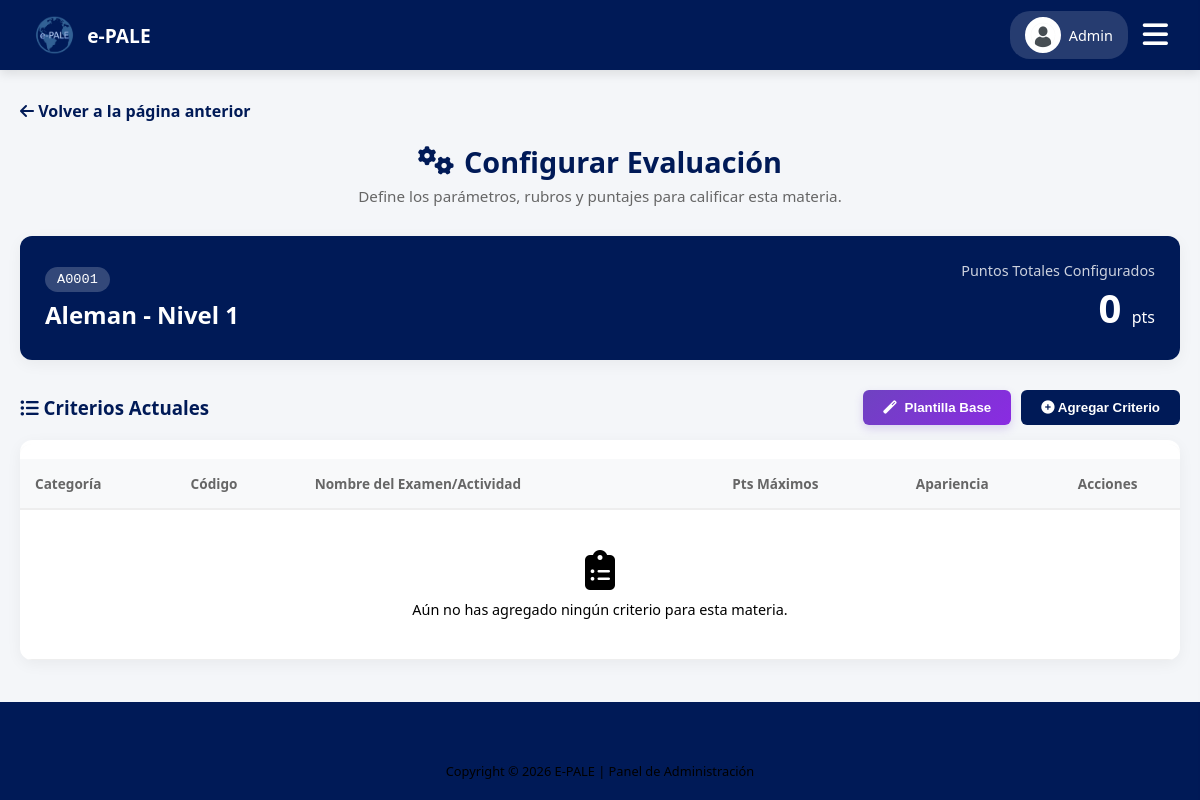
The app's page /admin/criterios_materia.php?id=4 (signed in), older data.
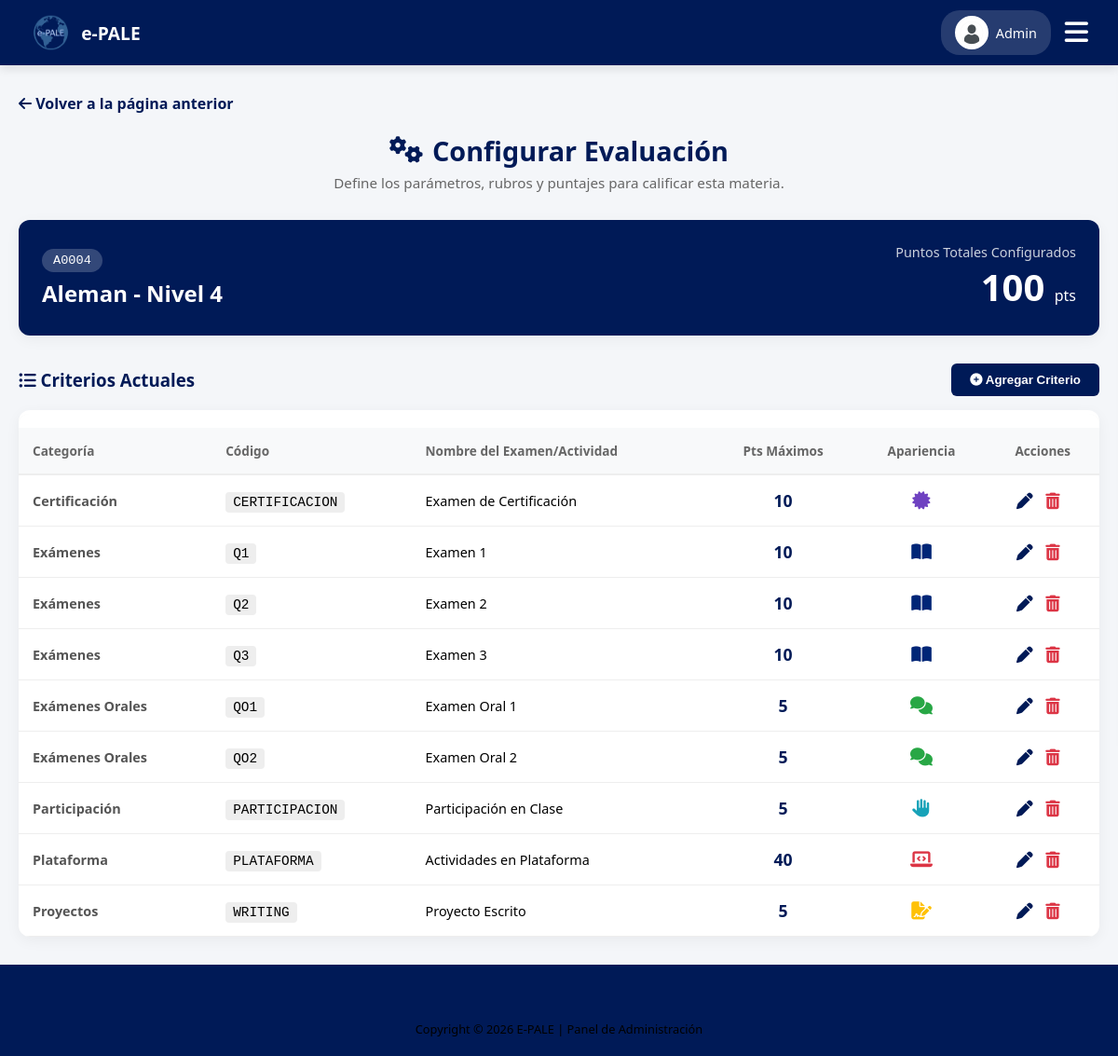
The same page, newer data.
### tables this page shows
CREATE TABLE IF NOT EXISTS `usuarios` (
  `usuario_id` int NOT NULL AUTO_INCREMENT,
  `codigo` varchar(20) DEFAULT NULL,
  `nombre` varchar(50) NOT NULL,
  `apellido_paterno` varchar(50) NOT NULL,
  `apellido_materno` varchar(50) DEFAULT NULL,
  `correo` varchar(100) NOT NULL,
  `password` varchar(255) DEFAULT NULL,
  `telefono` varchar(20) DEFAULT NULL,
  `rol` enum('ADMIN','PROFESOR','ALUMNO') NOT NULL,
  `estatus` enum('ACTIVO','INACTIVO') DEFAULT 'ACTIVO',
  `genero` enum('MASCULINO','FEMENINO','OTRO') DEFAULT NULL,
  `periodo_ingreso` varchar(20) DEFAULT NULL,
  `foto_perfil` varchar(255) DEFAULT NULL,
  `google_id` varchar(255) DEFAULT NULL,
  `fecha_creacion` timestamp NULL DEFAULT CURRENT_TIMESTAMP,
  `fecha_cambio_password` timestamp NULL DEFAULT NULL,
  PRIMARY KEY (`usuario_id`),
  UNIQUE KEY `correo` (`correo`),
  UNIQUE KEY `codigo` (`codigo`)
);

CREATE TABLE IF NOT EXISTS `materias` (
  `materia_id` int NOT NULL AUTO_INCREMENT,
  `clave` varchar(10) NOT NULL,
  `nombre` varchar(50) NOT NULL,
  `nivel` int NOT NULL,
  PRIMARY KEY (`materia_id`),
  UNIQUE KEY `clave` (`clave`)
);

CREATE TABLE IF NOT EXISTS `criterios_evaluacion` (
  `criterio_id` int NOT NULL AUTO_INCREMENT,
  `materia_id` int NOT NULL,
  `categoria` varchar(50) NOT NULL,
  `codigo_examen` varchar(20) NOT NULL,
  `nombre_examen` varchar(50) NOT NULL,
  `puntos_maximos` decimal(5,2) NOT NULL,
  `icono` varchar(30) DEFAULT 'fa-star',
  `color` varchar(20) DEFAULT 'var(--udg-light)',
  PRIMARY KEY (`criterio_id`),
  KEY `materia_id` (`materia_id`)
);

### admin/criterios_materia.php (the view, shortened to what this page needs)
<?php
require '../db.php';
$materia_id = $_GET['id'];
$stmt_mat = $pdo->prepare("SELECT * FROM materias WHERE materia_id = ?");
$stmt_mat->execute([$materia_id]);
$materia = $stmt_mat->fetch(PDO::FETCH_ASSOC);
$stmt_crit = $pdo->prepare("SELECT * FROM criterios_evaluacion WHERE materia_id = ? ORDER BY categoria ASC, criterio_id ASC");
$stmt_crit->execute([$materia_id]);
$criterios = $stmt_crit->fetchAll(PDO::FETCH_ASSOC);
$total_puntos = 0;
foreach ($criterios as $c) {
    $total_puntos += floatval($c['puntos_maximos']);
}
?>
<!DOCTYPE html>
<html lang="es">
<head>
    <link rel="stylesheet" href="../css/estudiante.css?v=<?php echo time(); ?>">
    <link rel="stylesheet" href="../css/admin.css?v=<?php echo time(); ?>">
    <link rel="stylesheet" href="https://cdnjs.cloudflare.com/ajax/libs/font-awesome/6.4.0/css/all.min.css">
</head>
<body>
    <?php include 'menu_admin.php'; ?>
    <main class="main-content">
        <a href="materias.php" style="display: inline-block; margin-bottom: 20px; color: var(--udg-blue); text-decoration: none; font-weight: bold;">
            <i class="fas fa-arrow-left"></i> Volver a la página anterior
        </a>
        <div class="page-title-center" style="margin-bottom: 30px;">
            <h1><i class="fas fa-cogs"></i> Configurar Evaluación</h1>
            <p>Define los parámetros, rubros y puntajes para calificar esta materia.</p>
        </div>
        <div class="card" style="background: linear-gradient(135deg, var(--udg-blue) 0%, #001a57 100%); color: white; border: none;">
            <div style="display: flex; justify-content: space-between; align-items: center; flex-wrap: wrap; gap: 20px;">
                <div>
                    <span style="background: rgba(255,255,255,0.2); padding: 5px 12px; border-radius: 20px; font-size: 0.85rem; font-family: monospace;"><?php echo htmlspecialchars($materia['clave']); ?></span>
                    <h2 style="margin: 10px 0 0 0; color: white;"><?php echo htmlspecialchars($materia['nombre']); ?> - Nivel <?php echo $materia['nivel']; ?></h2>
                </div>
                <div style="text-align: right;">
                    <div style="font-size: 0.9rem; opacity: 0.8;">Puntos Totales Configurados</div>
                    <div style="font-size: 2.5rem; font-weight: bold; <?php echo ($total_puntos > 105) ? 'color: #ffc107;' : ''; ?>">
                        <?php echo $total_puntos; ?> <span style="font-size: 1rem; font-weight: normal;">pts</span>
                    </div>
                </div>
            </div>
        </div>
        <div style="display: flex; justify-content: space-between; align-items: center; margin-top: 30px; margin-bottom: 15px; flex-wrap: wrap; gap: 15px;">
            <h3 style="margin: 0; color: var(--udg-blue);"><i class="fas fa-list-ul"></i> Criterios Actuales</h3>
            <div style="display: flex; gap: 10px; flex-wrap: wrap;">
                <?php if (count($criterios) === 0): ?>
                    <form method="POST" id="formAutoCriterios" style="margin: 0;">
                        <button type="button" class="btn-auto" onclick="confirmarPlantilla(<?php echo $materia['nivel']; ?>)">
                            <i class="fas fa-magic"></i> Plantilla Base
                        </button>
                    </form>
                <?php endif; ?>
                <button type="button" class="btn-save" onclick="openModal()">
                    <i class="fas fa-plus-circle"></i> Agregar Criterio
                </button>
            </div>
        </div>
        <div class="card" style="padding: 0; overflow: hidden;">
            <div class="table-wrapper" style="overflow-x:auto;">
                <table class="history-table" style="width: 100%; border-collapse: collapse;">
                    <thead>
                        <tr>
                            <th style="padding: 15px; text-align: left; background-color: #f8f9fa; border-bottom: 2px solid #eee;">Categoría</th>
                            <th style="padding: 15px; text-align: left; background-color: #f8f9fa; border-bottom: 2px solid #eee;">Código</th>
                            <th style="padding: 15px; text-align: left; background-color: #f8f9fa; border-bottom: 2px solid #eee;">Nombre del Examen/Actividad</th>
                            <th style="padding: 15px; text-align: center; background-color: #f8f9fa; border-bottom: 2px solid #eee;">Pts Máximos</th>
                            <th style="padding: 15px; text-align: center; background-color: #f8f9fa; border-bottom: 2px solid #eee;">Apariencia</th>
                            <th style="padding: 15px; text-align: center; background-color: #f8f9fa; border-bottom: 2px solid #eee;">Acciones</th>
                        </tr>
                    </thead>
                    <tbody>
                        <?php if (count($criterios) > 0): ?>
                            <?php foreach ($criterios as $c): ?>
                            <tr style="border-bottom: 1px solid #eee;">
                                <td style="padding: 15px; font-weight: bold; color: #555;"><?php echo htmlspecialchars($c['categoria']); ?></td>
                                <td style="padding: 15px;"><span style="background: #eee; padding: 3px 8px; border-radius: 4px; font-family: monospace; font-size: 0.9rem;"><?php echo htmlspecialchars($c['codigo_examen']); ?></span></td>
                                <td style="padding: 15px;"><?php echo htmlspecialchars($c['nombre_examen']); ?></td>
                                <td style="padding: 15px; text-align: center; font-weight: bold; font-size: 1.1rem; color: var(--udg-blue);"><?php echo floatval($c['puntos_maximos']); ?></td>
                                <td style="padding: 15px; text-align: center;">
                                    <i class="fas <?php echo htmlspecialchars($c['icono']); ?>" style="color: <?php echo htmlspecialchars($c['color']); ?>; font-size: 1.2rem;" title="<?php echo htmlspecialchars($c['color']); ?>"></i>
                                </td>
                                <td style="padding: 15px; text-align: center;">
                                    <button class="action-btn" onclick='editCriterio(<?php echo json_encode($c); ?>)' style="background: none; border: none; color: var(--udg-blue); cursor: pointer; font-size: 1.1rem; margin-right: 10px;" title="Editar Criterio">
                                        <i class="fas fa-pen"></i>
                                    </button>
                                    <a href="criterios_materia.php?id=<?php echo $materia_id; ?>&borrar_criterio=<?php echo $c['criterio_id']; ?>&csrf_token=<?php echo $_SESSION['csrf_token']; ?>" class="action-btn delete" onclick="confirmarBorrado(event, this.href)" style="color: #dc3545; font-size: 1.1rem;" title="Eliminar">
                                        <i class="fas fa-trash-alt"></i>
                                    </a>
                                </td>
                            </tr>
                            <?php endforeach; ?>
                        <?php else: ?>
                            <tr>
                                <td colspan="6" style="text-align: center; padding: 40px; color: var(--text-light);">
                                    <i class="fas fa-clipboard-list" style="font-size: 2.5rem; margin-bottom: 10px; display: block;"></i>
                                    Aún no has agregado ningún criterio para esta materia.
                                </td>
                            </tr>
                        <?php endif; ?>
                    </tbody>
                </table>
            </div>
        </div>
    </main>
    <footer class="main-footer"><div class="address-bar">Copyright © 2026 E-PALE | Panel de Administración</div></footer>
</body>
</html>

### admin/menu_admin.php (shortened to what this page needs)
<?php
$stmt_foto_menu = $pdo->prepare("SELECT foto_perfil, nombre FROM usuarios WHERE usuario_id = ?");
$stmt_foto_menu->execute([$_SESSION['user_id']]);
$admin_menu = $stmt_foto_menu->fetch(PDO::FETCH_ASSOC);
$foto_menu = "../img/avatar-default.png";
?>
<header class="main-header">
    <div class="logo-container">
        <a href="usuarios.php" class="logo-link">
            <img src="../img/logo-pale.png" alt="E-PALE" class="logo-img">
            <span class="logo-text">e-PALE</span>
        </a>
    </div>
    <div class="header-actions">
        <a href="perfil.php" class="profile-btn">
            <img src="<?php echo $foto_menu; ?>" class="profile-img">
            <span class="profile-name"><?php echo strtok($admin_menu['nombre'], " "); ?></span>
        </a>
        <button onclick="toggleMobileMenu()" class="menu-toggle-btn">
            <i class="fas fa-bars"></i>
        </button>
    </div>
</header>

### css/estudiante.css (style rules this page uses)
:root { --udg-blue: #001a57; --udg-light: #002677; --bg-gray: #f4f6f9; --white: #ffffff; --text-dark: #333333; --text-muted: #666666; --success: #28a745; --warning: #ffc107; }
body { font-family: 'Segoe UI', Tahoma, Geneva, Verdana, sans-serif; background-color: var(--bg-gray); margin: 0; min-height: 100vh; display: flex; flex-direction: column; overflow-x: hidden; transition: background-color 0.4s ease, color 0.4s ease; }
.main-content { flex: 1; padding: 30px 20px; max-width: 1200px; margin: 0 auto; width: 100%; box-sizing: border-box; }
.main-header { background-color: var(--udg-blue); color: #ffffff; padding: 0 2rem; height: 70px; display: flex !important; flex-direction: row !important; flex-wrap: nowrap !important; justify-content: space-between !important; align-items: center !important; box-shadow: 0 4px 10px rgba(0,0,0,0.1); position: sticky; top: 0; z-index: 100; transition: background-color 0.4s ease, border-color 0.4s ease; }
.logo-container { display: flex !important; flex-direction: row !important; align-items: center !important; gap: 10px; font-weight: 700; font-size: 1.3rem; margin: 0 !important; width: auto !important; }
.logo-img { height: 40px; width: auto; }
.profile-btn { display: flex; align-items: center; gap: 8px; background: rgba(255,255,255,0.15); padding: 6px 15px; border-radius: 20px; cursor: pointer; font-size: 0.9rem; transition: background 0.3s; text-decoration: none; color: white; }
.main-footer { background-color: var(--udg-blue); padding: 40px 20px 20px; margin-top: auto; transition: background-color 0.4s ease; }
.address-bar { text-align: center; font-size: 0.8rem; padding-top: 20px; }
.page-title-center { text-align: center; color: var(--udg-blue); margin-bottom: 30px; }
.page-title-center h1 { margin: 0; font-size: 1.8rem; display: flex; align-items: center; justify-content: center; gap: 10px; transition: color 0.4s ease; }
.page-title-center p { margin: 5px 0 0; color: var(--text-muted); font-size: 0.95rem; }
.card { background-color: var(--white); padding: 25px; border-radius: 12px; box-shadow: 0 4px 15px rgba(0,0,0,0.05); transition: transform 0.2s, background-color 0.4s ease, border-color 0.4s ease, box-shadow 0.4s ease; border-top: 4px solid transparent; }
.history-table { width: 100%; border-collapse: collapse; margin-top: 15px; }
.history-table th { text-align: left; color: var(--text-muted); font-size: 0.85rem; padding: 10px; border-bottom: 1px solid #eee; transition: background-color 0.4s, color 0.4s; }
.history-table td { padding: 12px 10px; border-bottom: 1px solid #eee; font-size: 0.9rem; transition: border-color 0.4s; }
.btn-save { background: var(--udg-blue); color: white; border: none; padding: 10px 20px; border-radius: 6px; cursor: pointer; font-weight: 600; transition: 0.2s; }

### css/admin.css (style rules this page uses)
.logo-link { display: flex; align-items: center; gap: 10px; text-decoration: none; color: white; }
.logo-text { font-size: 1.2rem; font-weight: bold; }
.header-actions { display: flex; align-items: center; gap: 15px; }
.profile-img { width: 32px; height: 32px; border-radius: 50%; object-fit: cover; border: 2px solid white; background: white; }
.menu-toggle-btn { background: transparent; border: none; color: white; font-size: 1.8rem; cursor: pointer; padding: 0; }
.table-wrapper { background: var(--white); border-radius: 12px; overflow: hidden; box-shadow: 0 2px 10px rgba(0,0,0,0.05); }
.action-btn { color: #6c757d; margin-right: 10px; text-decoration: none; font-size: 1.1rem; transition: color 0.2s; cursor: pointer; background: none; border: none; padding: 0; }
.btn-auto { background: linear-gradient(135deg, #6f42c1 0%, #8a2be2 100%); color: white; border: none; padding: 10px 20px; border-radius: 6px; cursor: pointer; font-weight: 600; transition: all 0.2s ease; display: inline-flex; align-items: center; gap: 8px; box-shadow: 0 4px 10px rgba(111, 66, 193, 0.2); }

Row changes from the older to the newer data that the page shows:
changed materias "Aleman": clave "A0001" → "A0004"; nivel "1" → "4"
added criterios_evaluacion: categoria "Certificación", codigo_examen "CERTIFICACION", nombre_examen "Examen de Certificación", puntos_maximos "10"
added criterios_evaluacion: categoria "Exámenes", codigo_examen "Q1", nombre_examen "Examen 1", puntos_maximos "10"
added criterios_evaluacion: categoria "Exámenes", codigo_examen "Q2", nombre_examen "Examen 2", puntos_maximos "10"
added criterios_evaluacion: categoria "Exámenes", codigo_examen "Q3", nombre_examen "Examen 3", puntos_maximos "10"
added criterios_evaluacion: categoria "Exámenes Orales", codigo_examen "QO1", nombre_examen "Examen Oral 1", puntos_maximos "5"
added criterios_evaluacion: categoria "Exámenes Orales", codigo_examen "QO2", nombre_examen "Examen Oral 2", puntos_maximos "5"
added criterios_evaluacion: categoria "Participación", codigo_examen "PARTICIPACION", nombre_examen "Participación en Clase", puntos_maximos "5"
added criterios_evaluacion: categoria "Plataforma", codigo_examen "PLATAFORMA", nombre_examen "Actividades en Plataforma", puntos_maximos "40"
added criterios_evaluacion: categoria "Proyectos", codigo_examen "WRITING", nombre_examen "Proyecto Escrito", puntos_maximos "5"
Text that changed along with them:
$total_puntos: "0" → "100"
text no longer shown: "Plantilla Base Aún no has agregado ningún criterio para esta materia."
